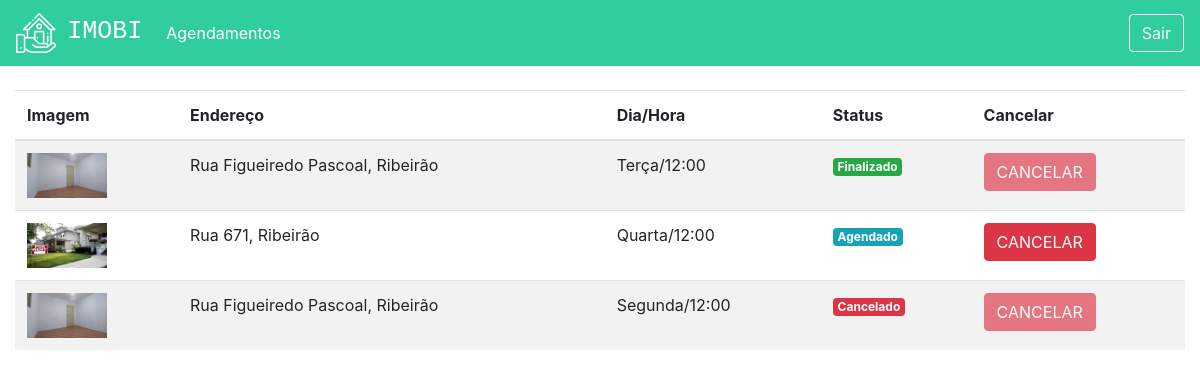
/agendamentos/ (signed in), run on an earlier commit of the app's database.
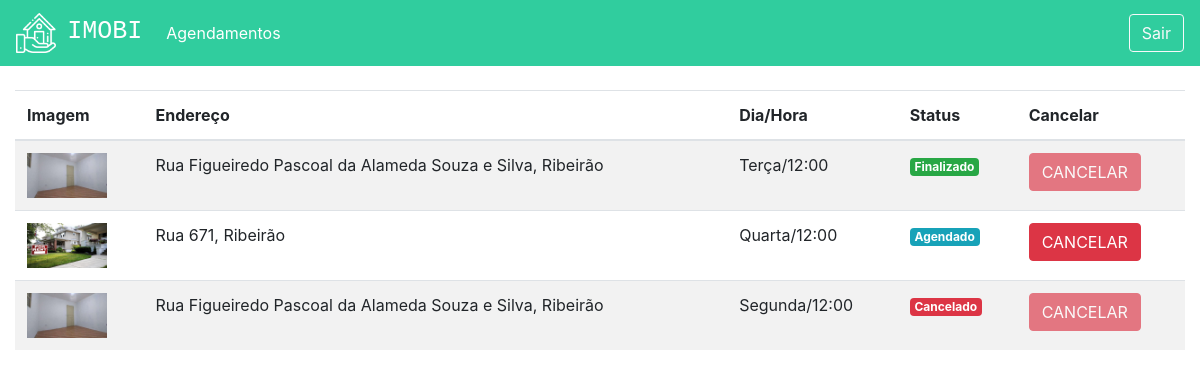
And on a later commit of the database.
### plataforma/models.py (models this page shows, shortened)
class Visitas(models.Model):
    choices = (('S', 'Segunda'),
                ('T', 'Terça'),
                ('Q', 'Quarta'),
                ('QI', 'Quinta'),
                ('SE', 'Sexta'),
                ('SA', 'Sabado'),
                ('D', 'Domingo'))
    choices_status = (('A', 'Agendado'),
                      ('F', 'Finalizado'),
                      ('C', 'Cancelado'))
    imovel = models.ForeignKey(Imovei, on_delete=models.DO_NOTHING)
    usuario = models.ForeignKey(User, on_delete=models.DO_NOTHING)
    dia = models.CharField(max_length=20)
    horario = models.TimeField()
    status = models.CharField(max_length=1, choices=choices_status, default="A")

class Imovei(models.Model):
    choices = (('V', 'Venda'),
               ('A', 'Aluguel'))
    choices_imovel = (('A', 'Apartamento'),
                      ('C', 'Casa'))
    imagens = models.ManyToManyField(Imagem)
    valor = models.FloatField()
    quartos = models.IntegerField()
    tamanho = models.FloatField()
    cidade = models.ForeignKey(Cidade, on_delete=models.DO_NOTHING)
    rua = models.CharField(max_length=50)
    tipo = models.CharField(max_length=1, choices=choices)
    tipo_imovel = models.CharField(max_length=1, choices=choices_imovel)
    numero = models.IntegerField()
    descricao = models.TextField()
    dias_visita = models.ManyToManyField(DiasVisita)
    horarios = models.ManyToManyField(Horario)

class Imagem(models.Model):
    img = models.ImageField(upload_to='img')
    def __str__(self) -> str:
        return self.img.url

class Cidade(models.Model):
    nome = models.CharField(max_length=30)
    def __str__(self) -> str:
        return self.nome

### plataforma/views.py (the view)
# urls.py: path('agendamentos/', views.agendamentos, name="agendamentos"),
def agendamentos(request):
    visitas = Visitas.objects.filter(usuario=request.user)
    return render(request, "agendamentos.html", {'visitas': visitas})

### plataforma/templates/agendamentos.html
{% extends 'base.html' %}
{% load static %}
{% block 'head' %}
<link rel="stylesheet" href="{% static 'plataforma/css/home.css' %}">
{% endblock %}
{% block 'body' %}
<div class="container-fluid">
    <br>
    <div class="row">
        <div class="table-responsive col-xs-12 col-sm-12 col-md-12">
            <table class="table table-striped table-hover" cellspacing="0" cellpadding="0">
                <thead>
                    <tr>
                        <th scope="col">Imagem</th>
                        <th scope="col">Endereço</th>
                        <th scope="col">Dia/Hora</th>
                        <th scope="col">Status</th>
                        <th scope="col">Cancelar</th>
                    </tr>
                </thead>
                <tbody>
                    {% for visita in visitas %}
                    <tr>
                        <th><img width="80" src="{{visita.imovel.imagens.all.0}}"></th>
                        <td>{{visita.imovel.rua}}, {{visita.imovel.cidade}}</td>
                        <td>{{visita.dia}}/{{visita.horario}}</td>
                        <td>
                            {% if visita.status == "A" %}
                            <span class="badge badge-info">Agendado</span>
                            {% endif %}
                            {% if visita.status == "F" %}
                            <span class="badge badge-success">Finalizado</span>
                            {% endif %}
                            {% if visita.status == "C" %}
                            <span class="badge badge-danger">Cancelado</span>
                            {% endif %}
                        </td>
                        <td>
                            {% if visita.status == "A" %}
                            <a href="{% url 'cancelar_agendamento' visita.id %}" class="btn btn-danger">CANCELAR</a>
                            {% else %}
                            <a href="" class="btn btn-danger disabled">CANCELAR</a>
                            {% endif %}
                        </td>
                    </tr>
                    {% endfor %}
                </tbody>
            </table>
        </div>
    </div>
</div>
{% endblock %}

What changed in the data, as far as the page shows it:
changed through a linked row, Visitas "Terça": imovel.rua "Rua Figueiredo Pascoal" → "Rua Figueiredo Pascoal da Alameda Souza e Silva"
changed through a linked row, Visitas "Segunda": imovel.rua "Rua Figueiredo Pascoal" → "Rua Figueiredo Pascoal da Alameda Souza e Silva"
